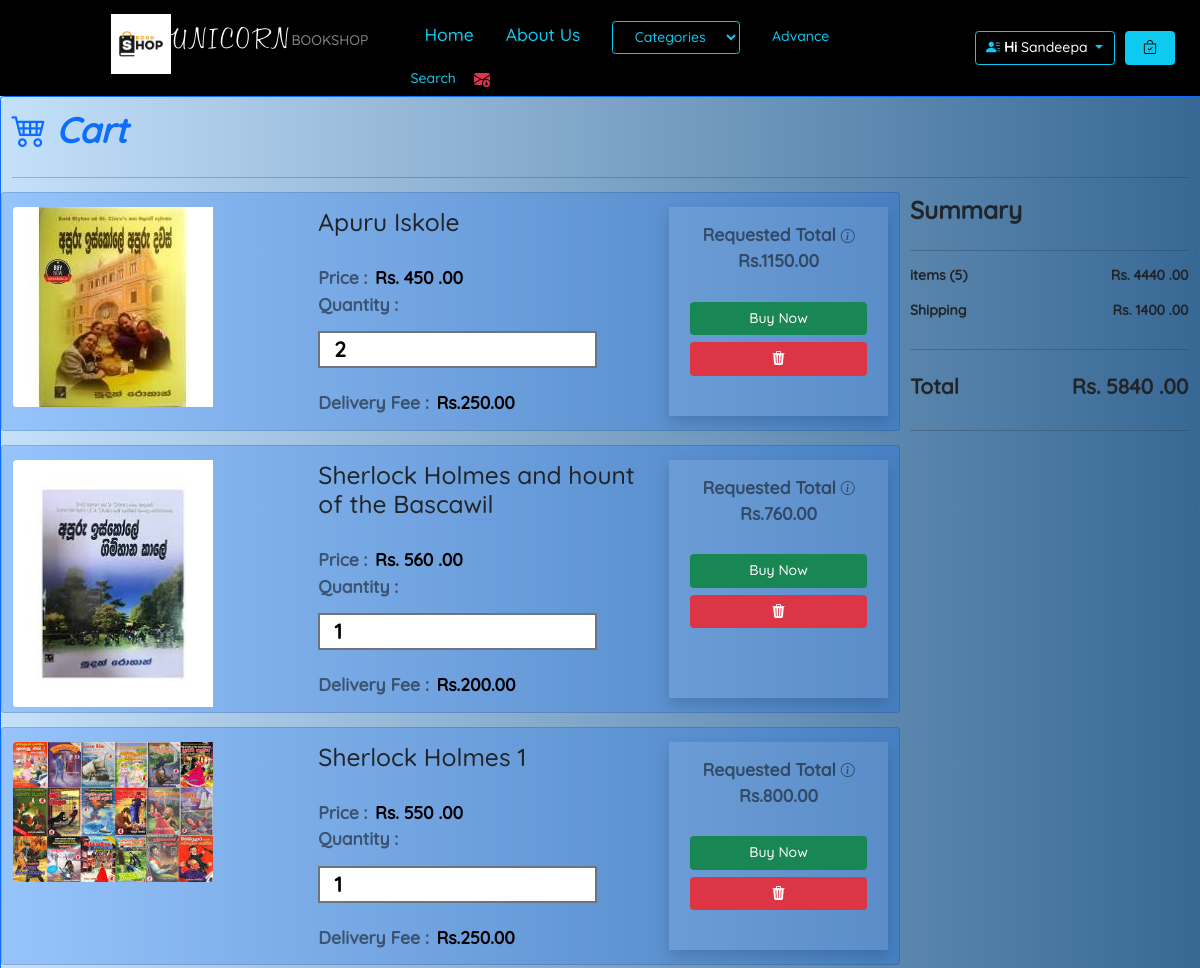
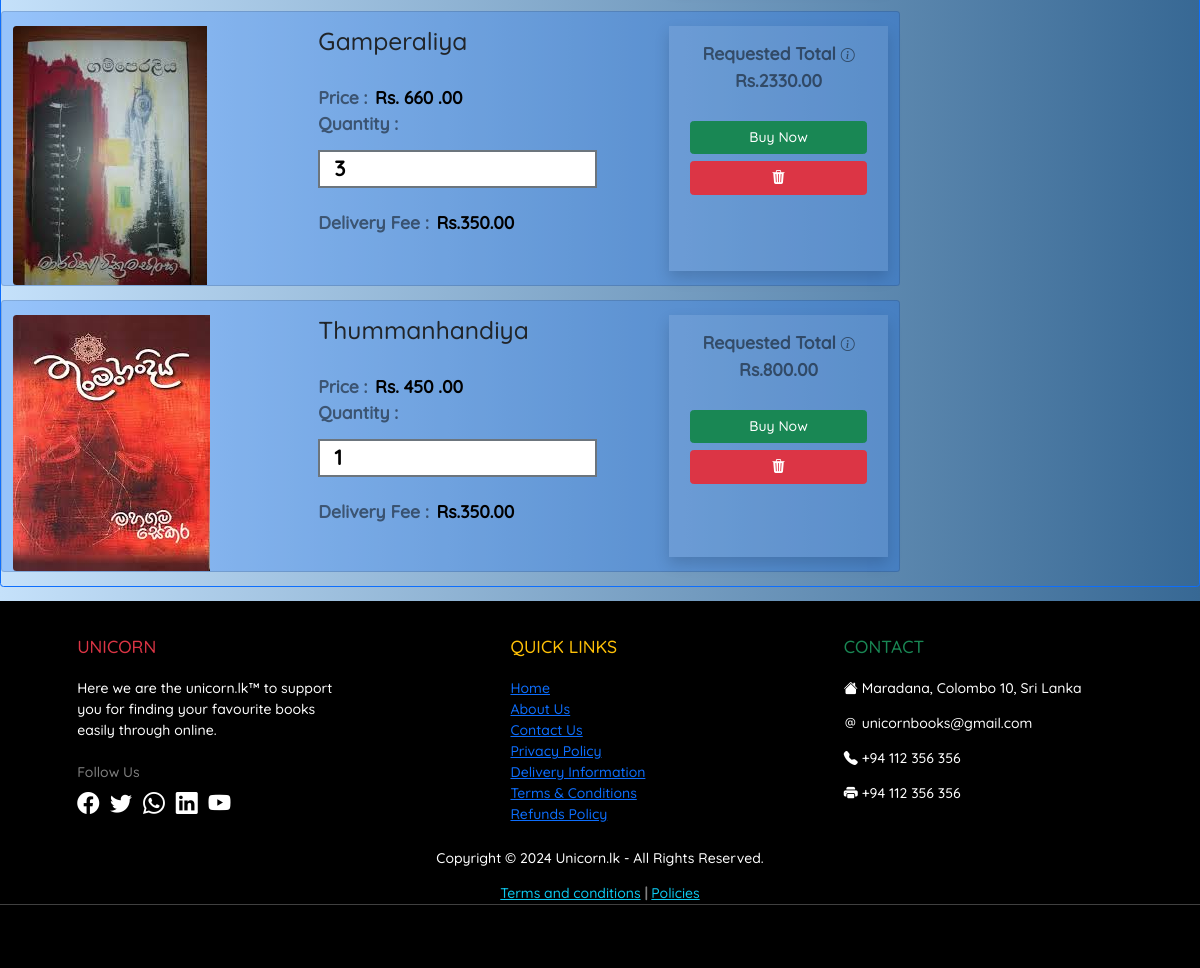
Screenshot of /bookshop/cart.php (signed in) with the database file from the repository (2 pictures, top to bottom).
### tables this page shows
CREATE TABLE IF NOT EXISTS `product_img` (
  `img_path` varchar(100) NOT NULL,
  `product_id` int NOT NULL,
  PRIMARY KEY (`img_path`),
  KEY `fk_product_img_product1_idx` (`product_id`),
  CONSTRAINT `fk_product_img_product1` FOREIGN KEY (`product_id`) REFERENCES `product` (`id`)
);

CREATE TABLE IF NOT EXISTS `product` (
  `id` int NOT NULL AUTO_INCREMENT,
  `price` double DEFAULT NULL,
  `qty` int DEFAULT NULL,
  `description` text,
  `title` varchar(100) DEFAULT NULL,
  `datetime_added` datetime DEFAULT NULL,
  `delivery_fee_colombo` double DEFAULT NULL,
  `delivery_fee_other` double DEFAULT NULL,
  `category_cat_id` int NOT NULL,
  `author_has_publisher_id` int NOT NULL,
  `status_status_id` int NOT NULL,
  `admin_email` varchar(100) NOT NULL,
  PRIMARY KEY (`id`),
  KEY `fk_product_category1_idx` (`category_cat_id`),
  KEY `fk_product_model_has_brand1_idx` (`author_has_publisher_id`),
  KEY `fk_product_status1_idx` (`status_status_id`),
  KEY `fk_product_admin1_idx` (`admin_email`),
  CONSTRAINT `fk_product_admin1` FOREIGN KEY (`admin_email`) REFERENCES `admin` (`email`),
  CONSTRAINT `fk_product_category1` FOREIGN KEY (`category_cat_id`) REFERENCES `category` (`cat_id`),
  CONSTRAINT `fk_product_model_has_brand1` FOREIGN KEY (`author_has_publisher_id`) REFERENCES `author_has_publisher` (`id`),
  CONSTRAINT `fk_product_status1` FOREIGN KEY (`status_status_id`) REFERENCES `status` (`status_id`)
);

CREATE TABLE IF NOT EXISTS `cart` (
  `cart_id` int NOT NULL AUTO_INCREMENT,
  `qty` int DEFAULT NULL,
  `user_email` varchar(100) NOT NULL,
  `product_id` int NOT NULL,
  PRIMARY KEY (`cart_id`),
  KEY `fk_cart_user1_idx` (`user_email`),
  KEY `fk_cart_product1_idx` (`product_id`),
  CONSTRAINT `fk_cart_product1` FOREIGN KEY (`product_id`) REFERENCES `product` (`id`),
  CONSTRAINT `fk_cart_user1` FOREIGN KEY (`user_email`) REFERENCES `user` (`email`)
);

### bookshop/Database.php (called while the page is built, shortened)
<?php
class Connection {
    private static $server = "localhost";
    private static $user = "root";
    private static $password = "password";
    private static $db = "bookshop";
    public static $connection;
    private static function createConnection(){
        if (!isset($connection)){
             Connection::$connection = new mysqli(Connection::$server, Connection::$user, Connection::$password, Connection::$db);
            }
    }
    public static function select($query){
        return Connection::$connection->query($query);
    }
}
?>

### bookshop/cart.php (the view, shortened to what this page needs)
<?php
include "Database.php";
?>
<!DOCTYPE html>
<html>
<head>
    <link rel="stylesheet" href="bootstrap.css" />
    <link rel="stylesheet" href="https://cdn.jsdelivr.net/npm/bootstrap-icons@1.9.1/font/bootstrap-icons.css">
    <link rel="stylesheet" href="style.css" />
</head>
<body style="background-color: #c5e1fa;background-image: linear-gradient(90deg,#c5e1fa 0%,#376894 100%);">
    <div class="container-fluid">
        <div class="row">
            <?php include "header.php";
            if (isset($_SESSION["i"])) {
                $user = $_SESSION["i"]["email"];
                $total = 0;
                $shipping = 0;
            ?>
                <div class="col-12 border border-1 border-primary rounded mb-3">
                    <div class="row">
                        <div class="col-12 col-lg-12 mt-2">
                            <label class="form-label fs-1 fw-bold"><i class="bi bi-cart4 fs-1 text-primary"> Cart</i></label>
                        </div>
                        <div class="col-12">
                            <hr />
                        </div>
                        <?php
                        $cart_rs = Connection::select("SELECT * FROM `cart` WHERE `user_email`='" . $user . "'");
                        $cart_num = $cart_rs->num_rows;
                        if ($cart_num == 0) {
                        ?>
                            <div class="col-12">
                                <div class="row">
                                    <div class="col-12 emptyCart"></div>
                                    <div class="col-12 text-center mb-2">
                                        <label class="form-label fs-1 fw-bold">
                                            You have no items in your Cart yet.
                                        </label>
                                    </div>
                                    <div class="offset-lg-4 col-12 col-lg-4 mb-4 d-grid">
                                        <a href="home.php" class="btn btn-outline-info fs-3 fw-bold">
                                            Start Shopping
                                        </a>
                                    </div>
                                </div>
                            </div>
                        <?php
                        } else {
                        ?>
                            <div class="col-12 col-lg-9">
                                <div class="row">
                                    <?php
                                    for ($x = 0; $x < $cart_num; $x++) {
                                        $cart_data = $cart_rs->fetch_assoc();
                                        $product_rs = Connection::select("SELECT * FROM `product` INNER JOIN `product_img` ON
                                        product.id=product_img.product_id WHERE `id`='" . $cart_data["product_id"] . "'");
                                        $product_data = $product_rs->fetch_assoc();
                                        $total = $total + ($product_data["price"] * $cart_data["qty"]);
                                        $address_rs = Connection::select("SELECT `district_id` AS did FROM `user_has_address` INNER JOIN `city` ON
                                    user_has_address.city_city_id=city.city_id INNER JOIN `district` ON
                                    city.district_district_id=district.district_id WHERE `user_email`='" . $user . "'");
                                        $address_data = $address_rs->fetch_assoc();
                                        $ship = 0;
                                        if ($address_data["did"] == 1) {
                                            $ship = $product_data["delivery_fee_colombo"];
                                            $shipping = $shipping + $ship;
                                        } else {
                                            $ship = $product_data["delivery_fee_other"];
                                            $shipping = $shipping + $ship;
                                        }
                                    ?>
                                        <div class="card mb-3 mx-0 col-12 bg-primary bg-opacity-25">
                                            <div class="row g-0">
                                                <div class="col-md-4 mt-3">
                                                    <span class="d-inline-block" tabindex="0" data-bs-toggle="popover" data-bs-trigger="hover focus" data-bs-content="<?php echo $product_data["description"]; ?>" title="Product Description">
                                                        <img src="<?php echo $product_data["img_path"]; ?>" class="img-fluid rounded-start" style="max-width: 200px;">
                                                    </span>
                                                </div>
                                                <div class="col-md-5">
                                                    <div class="card-body">
                                                        <h3 class="card-title"><?php echo $product_data["title"]; ?></h3>
                                                        <br>
                                                        <span class="fw-bold text-black-50 fs-5">Price :</span>&nbsp;
                                                        <span class="fw-bold text-black fs-5">Rs. <?php echo $product_data["price"]; ?> .00</span>
                                                        <br>
                                                        <span class="fw-bold text-black-50 fs-5">Quantity :</span>&nbsp;
                                                        <input type="number" class="mt-3 border border-2 border-secondary fs-4 fw-bold px-3 cardqtytext" value="<?php echo $cart_data["qty"]; ?>" onchange="changeQTY(<?php echo $cart_data['cart_id']; ?>,<?php echo $product_data['qty']; ?>);" id="qty_num<?php echo $cart_data['cart_id']; ?>">
                                                        <br><br>
                                                        <span class="fw-bold text-black-50 fs-5">Delivery Fee :</span>&nbsp;
                                                        <span class="fw-bold text-black fs-5">Rs.<?php echo $ship; ?>.00</span>
                                                    </div>
                                                </div>
                                                <div class="col-md-3 bg-light bg-opacity-10 align-items-center shadow mt-3 mb-3">
                                                    <div class="row">
                                                        <div class="col-12 text-center mt-3">
                                                            <span class="fw-bold fs-5 text-black-50">Requested Total <i class="bi bi-info-circle"></i></span>
                                                        </div>
                                                        <div class="col-12 text-center mb-3">
                                                            <span class="fw-bold fs-5 text-black-50">Rs.<?php echo ($product_data["price"] * $cart_data["qty"]) + $ship; ?>.00</span>
                                                        </div>
                                                        <div class="card-body d-block text-center">
                                                            <a href='<?php echo "singleProductView.php?id=" . ($product_data["id"]); ?>' class="btn btn-success mb-2 col-10">Buy Now</a>
                                                            <a class="btn btn-danger mb-2 col-10" onclick="deleteFromCart(<?php echo $cart_data['cart_id']; ?>);"><i class="bi bi-trash3-fill"></i></a>
                                                        </div>
                                                    </div>
                                                </div>
                                            </div>
                                        </div>
                                    <?php
                                    }
                                    ?>
                                </div>
                            </div>
                            <div class="col-12 col-lg-3">
                                <div class="row">
                                    <div class="col-12">
                                        <label class="form-label fs-3 fw-bold">Summary</label>
                                    </div>
                                    <div class="col-12">
                                        <hr />
                                    </div>
                                    <div class="col-6 mb-3">
                                        <span class="fs-6 fw-bold">items (<?php echo $cart_num; ?>)</span>
                                    </div>
                                    <div class="col-6 text-end mb-3">
                                        <span class="fs-6 fw-bold">Rs. <?php echo $total; ?> .00</span>
                                    </div>
                                    <div class="col-6">
                                        <span class="fs-6 fw-bold">Shipping</span>
                                    </div>
                                    <div class="col-6 text-end">
                                        <span class="fs-6 fw-bold">Rs. <?php echo $shipping; ?> .00</span>
                                    </div>
                                    <div class="col-12 mt-3">
                                        <hr />
                                    </div>
                                    <div class="col-6 mt-2">
                                        <span class="fs-4 fw-bold">Total</span>
                                    </div>
                                    <div class="col-6 mt-2 text-end">
                                        <span class="fs-4 fw-bold">Rs. <?php echo $total + $shipping; ?> .00</span>
                                    </div>
                                    <div class="col-12 mt-3">
                                        <hr />
                                    </div>
                                </div>
                            </div>
                        <?php
                        }
                        ?>
                    </div>
                </div>
            <?php
            } else {
                echo ("Please Login or Signup first.");
            }
            ?>
            <?php include "footer.php"; ?>
        </div>
    </div>
</body>
</html>

### rows the page displays
product_img: img_path (picture), product.title "Apuru Iskole", product.price "450", qty "2", product.delivery_fee_colombo "250", ($product_data["price"] * $cart_data["qty"]) + $ship "1150"
product_img: img_path (picture), product.title "Sherlock Holmes and hount of the Bascawil", product.price "560", qty "1", product.delivery_fee_colombo "200", ($product_data["price"] * $cart_data["qty"]) + $ship "760"
product_img: img_path (picture), product.title "Sherlock Holmes 1", product.price "550", qty "1", product.delivery_fee_colombo "250", ($product_data["price"] * $cart_data["qty"]) + $ship "800"
product_img: img_path (picture), product.title "Gamperaliya", product.price "660", qty "3", product.delivery_fee_colombo "350", ($product_data["price"] * $cart_data["qty"]) + $ship "2330"
product_img: img_path (picture), product.title "Thummanhandiya", product.price "450", qty "1", product.delivery_fee_colombo "350", ($product_data["price"] * $cart_data["qty"]) + $ship "800"

### other values shown
$name "Sandeepa"
$cart_num "5"
$total "4440"
$shipping "1400"
$total + $shipping "5840"
